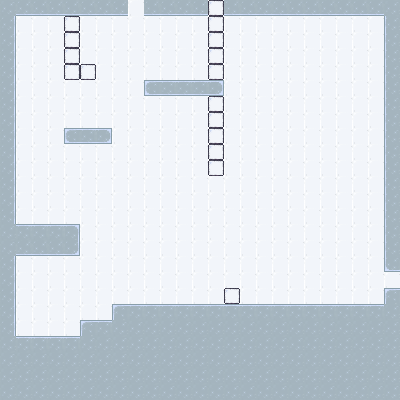

Rendered tile map (Tiled .tmx) drawn with the repository's tilesets; below, a short description and the full map source, tile grids included:
An orthogonal 25x25 tile map with 16x16 px tiles, 2 tile layers (Tile Layer 2, Tile Layer 1) and 16 objects (3x block, 2x dock, 2x text, door, player_spawn, ...).

<map version="1.10" tiledversion="1.10.2" orientation="orthogonal" renderorder="right-down" width="25" height="25" tilewidth="16" tileheight="16" infinite="0" nextlayerid="6" nextobjectid="41">
 <tileset firstgid="1" source="tiles.tsx" />
 <layer id="4" name="Tile Layer 2" width="25" height="25" locked="1">
  <data encoding="csv">
6,6,6,6,6,6,6,6,6,6,6,6,6,6,6,6,6,6,6,6,6,6,6,6,6,
6,6,6,6,6,6,6,6,6,6,6,6,6,6,6,6,6,6,6,6,6,6,6,6,6,
6,6,6,6,6,6,6,6,6,6,6,6,6,6,6,6,6,6,6,6,6,6,6,6,6,
6,6,6,6,6,6,6,6,6,6,6,6,6,6,6,6,6,6,6,6,6,6,6,6,6,
6,6,6,6,6,6,6,6,6,6,6,6,6,6,6,6,6,6,6,6,6,6,6,6,6,
6,6,6,6,6,6,6,6,6,6,6,6,6,6,6,6,6,6,6,6,6,6,6,6,6,
6,6,6,6,6,6,6,6,6,6,6,6,6,6,6,6,6,6,6,6,6,6,6,6,6,
6,6,6,6,6,6,6,6,6,6,6,6,6,6,6,6,6,6,6,6,6,6,6,6,6,
6,6,6,6,6,6,6,6,6,6,6,6,6,6,6,6,6,6,6,6,6,6,6,6,6,
6,6,6,6,6,6,6,6,6,6,6,6,6,6,6,6,6,6,6,6,6,6,6,6,6,
6,6,6,6,6,6,6,6,6,6,6,6,6,6,6,6,6,6,6,6,6,6,6,6,6,
6,6,6,6,6,6,6,6,6,6,6,6,6,6,6,6,6,6,6,6,6,6,6,6,6,
6,6,6,6,6,6,6,6,6,6,6,6,6,6,6,6,6,6,6,6,6,6,6,6,6,
6,6,6,6,6,6,6,6,6,6,6,6,6,6,6,6,6,6,6,6,6,6,6,6,6,
6,6,6,6,6,6,6,6,6,6,6,6,6,6,6,6,6,6,6,6,6,6,6,6,6,
6,6,6,6,6,6,6,6,6,6,6,6,6,6,6,6,6,6,6,6,6,6,6,6,6,
6,6,6,6,6,6,6,6,6,6,6,6,6,6,6,6,6,6,6,6,6,6,6,6,6,
6,6,6,6,6,6,6,6,6,6,6,6,6,6,6,6,6,6,6,6,6,6,6,6,6,
6,6,6,6,6,6,6,6,6,6,6,6,6,6,6,6,6,6,6,6,6,6,6,6,6,
6,6,6,6,6,6,6,6,6,6,6,6,6,6,6,6,6,6,6,6,6,6,6,6,6,
6,6,6,6,6,6,6,6,6,6,6,6,6,6,6,6,6,6,6,6,6,6,6,6,6,
6,6,6,6,6,6,6,6,6,6,6,6,6,6,6,6,6,6,6,6,6,6,6,6,6,
6,6,6,6,6,6,6,6,6,6,6,6,6,6,6,6,6,6,6,6,6,6,6,6,6,
6,6,6,6,6,6,6,6,6,6,6,6,6,6,6,6,6,6,6,6,6,6,6,6,6,
6,6,6,6,6,6,6,6,6,6,6,6,6,6,6,6,6,6,6,6,6,6,6,6,6
</data>
 </layer>
 <layer id="1" name="Tile Layer 1" width="25" height="25" opacity="0.9">
  <data encoding="csv">
9,15,15,15,15,15,15,15,0,15,15,15,15,1,15,15,15,15,15,15,15,15,15,15,9,
10,0,0,0,1,0,0,0,0,0,0,0,0,1,0,0,0,0,0,0,0,0,0,0,8,
10,0,0,0,1,0,0,0,0,0,0,0,0,1,0,0,0,0,0,0,0,0,0,0,8,
10,0,0,0,1,0,0,0,0,0,0,0,0,1,0,0,0,0,0,0,0,0,0,0,8,
10,0,0,0,1,1,0,0,0,0,0,0,0,1,0,0,0,0,0,0,0,0,0,0,8,
10,0,0,0,0,0,0,0,0,20,21,21,21,22,0,0,0,0,0,0,0,0,0,0,8,
10,0,0,0,0,0,0,0,0,0,0,0,0,1,0,0,0,0,0,0,0,0,0,0,8,
10,0,0,0,0,0,0,0,0,0,0,0,0,1,0,0,0,0,0,0,0,0,0,0,8,
10,0,0,0,20,21,22,0,0,0,0,0,0,1,0,0,0,0,0,0,0,0,0,0,8,
10,0,0,0,0,0,0,0,0,0,0,0,0,1,0,0,0,0,0,0,0,0,0,0,8,
10,0,0,0,0,0,0,0,0,0,0,0,0,1,0,0,0,0,0,0,0,0,0,0,8,
10,0,0,0,0,0,0,0,0,0,0,0,0,0,0,0,0,0,0,0,0,0,0,0,8,
10,0,0,0,0,0,0,0,0,0,0,0,0,0,0,0,0,0,0,0,0,0,0,0,8,
10,0,0,0,0,0,0,0,0,0,0,0,0,0,0,0,0,0,0,0,0,0,0,0,8,
9,3,3,3,4,0,0,0,0,0,0,0,0,0,0,0,0,0,0,0,0,0,0,0,8,
9,15,15,15,16,0,0,0,0,0,0,0,0,0,0,0,0,0,0,0,0,0,0,0,8,
10,0,0,0,0,0,0,0,0,0,0,0,0,0,0,0,0,0,0,0,0,0,0,0,14,
10,0,0,0,0,0,0,0,0,0,0,0,0,0,0,0,0,0,0,0,0,0,0,0,0,
10,0,0,0,0,0,0,0,0,0,0,0,0,0,1,0,0,0,0,0,0,0,0,0,2,
10,0,0,0,0,0,0,2,3,3,3,3,3,3,3,3,3,3,3,3,3,3,3,3,9,
10,0,0,0,0,2,3,9,9,9,9,9,9,9,9,9,9,9,9,9,9,9,9,9,9,
9,3,3,3,3,9,9,9,9,9,9,9,9,9,9,9,9,9,9,9,9,9,9,9,9,
9,9,9,9,9,9,9,9,9,9,9,9,9,9,9,9,9,9,9,9,9,9,9,9,9,
9,9,9,9,9,9,9,9,9,9,9,9,9,9,9,9,9,9,9,9,9,9,9,9,9,
9,9,9,9,9,9,9,9,9,9,9,9,9,9,9,9,9,9,9,9,9,9,9,9,9
</data>
 </layer>
 <objectgroup id="5" name="Object Layer 1">
  <object id="13" name="Door" type="door" gid="24" x="384" y="288" width="16" height="16">
   <properties>
    <property name="onTrigger" value="open" />
    <property name="openDirection" type="int" value="2" />
   </properties>
  </object>
  <object id="16" name="Player Spawn" type="player_spawn" x="23.5" y="331.5">
   <point />
  </object>
  <object id="18" name="Gravity" type="gravity" x="0" y="1">
   <point />
  </object>
  <object id="22" name="Block" type="block" gid="7" x="336.556" y="303.448" width="14" height="14">
   <properties>
    <property name="ruleType" value="Directional" />
    <property name="value" type="int" value="2" />
   </properties>
  </object>
  <object id="20" name="Exit Point" type="exit_point" x="396.518" y="282.121">
   <point />
  </object>
  <object id="24" type="enemy" x="127.466" y="287.759" width="16" height="16">
   <properties>
    <property name="path" type="object" value="26" />
   </properties>
  </object>
  <object id="26" name="Enemy Path" type="path" x="137.335" y="296.225">
   <polyline points="0,0 67.718,0" />
  </object>
  <object id="29" name="Dock" type="dock" gid="13" x="368.731" y="320.095" width="16" height="16">
   <properties>
    <property name="defaultValue" value="Up" />
    <property name="ruleType" value="Directional" />
    <property name="text" type="object" value="39" />
    <property name="trigger" type="object" value="18" />
   </properties>
  </object>
  <object id="31" name="Patrol Enemy" type="patrol_enemy" x="244.271" y="293.253" width="8" height="8" />
  <object id="33" name="Dock" type="dock" gid="13" x="144.116" y="0.086906" width="16" height="16" rotation="-180">
   <properties>
    <property name="defaultValue" value="Down" />
    <property name="ruleType" value="Directional" />
    <property name="text" type="object" value="40" />
    <property name="trigger" type="object" value="18" />
   </properties>
  </object>
  <object id="35" name="Block" type="block" gid="7" x="95.5" y="17.1667" width="14" height="14" rotation="-180">
   <properties>
    <property name="ruleType" value="Directional" />
    <property name="value" type="int" value="0" />
   </properties>
  </object>
  <object id="36" name="Block" type="block" gid="28" x="175.75" y="31.125" width="14" height="16" />
  <object id="37" name="Button" type="button" gid="12" x="193" y="79.5" width="16" height="16">
   <properties>
    <property name="onImage" type="int" value="17" />
    <property name="trigger" type="object" value="13" />
   </properties>
  </object>
  <object id="38" name="Spikes" type="spikes" x="143.5" y="64.5" width="32.5" height="16" />
  <object id="39" name="Text" type="text" x="320" y="288" width="47.5" height="15.5">
   <properties>
    <property name="Content" value="Gravity is" />
   </properties>
  </object>
  <object id="40" name="Text" type="text" x="80" y="16" width="47.5" height="15.5">
   <properties>
    <property name="Content" value="Gravity is" />
   </properties>
  </object>
 </objectgroup>
</map>
